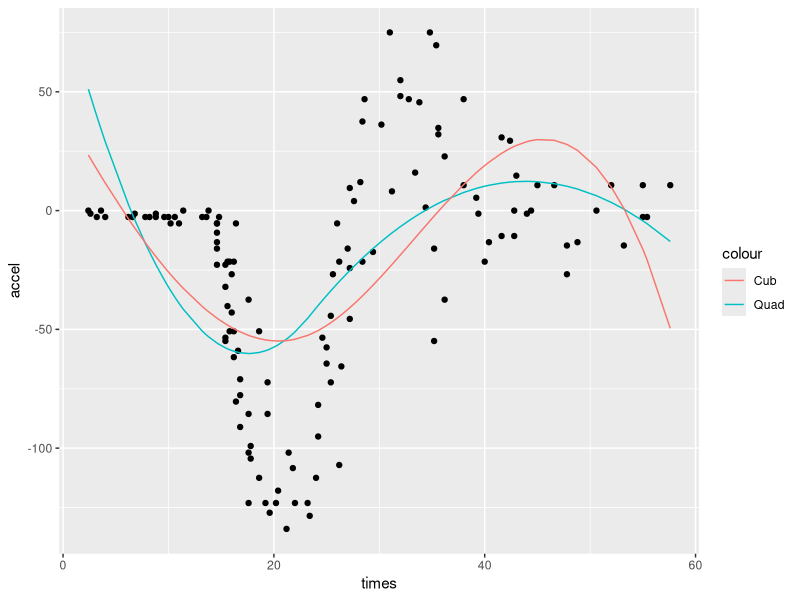
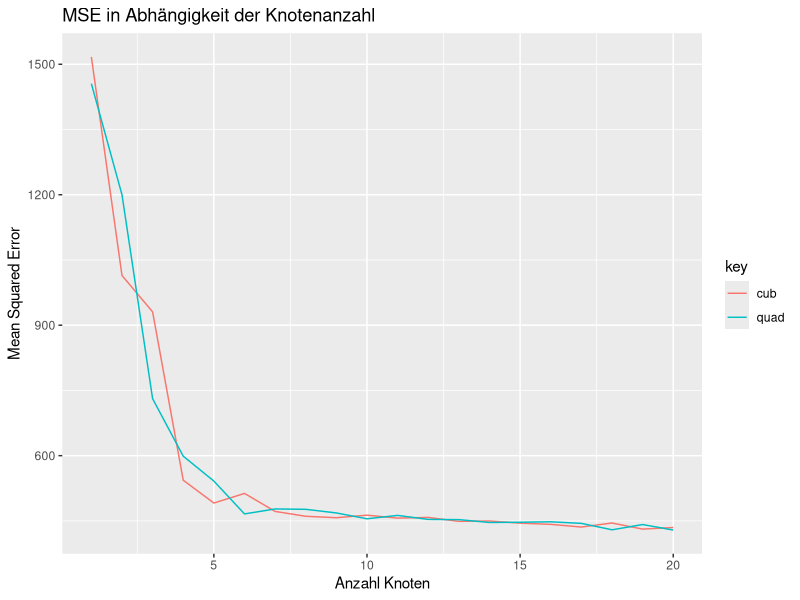
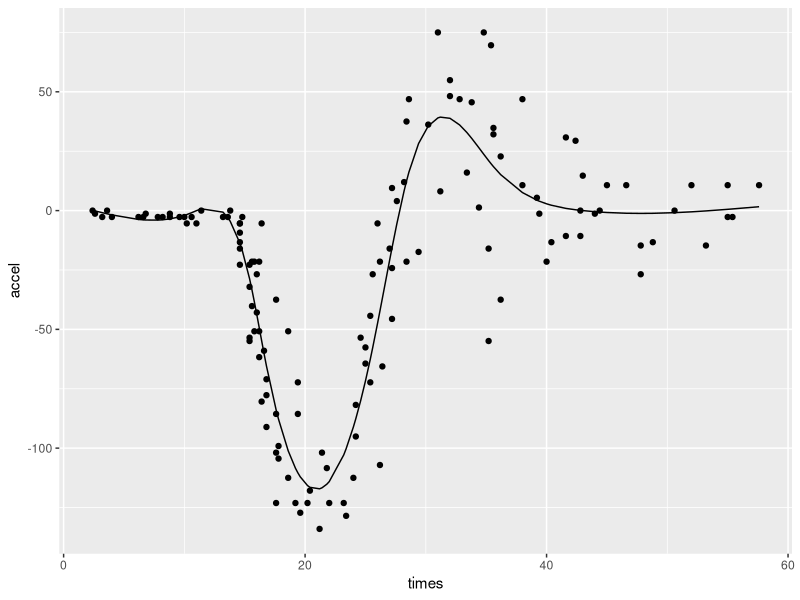
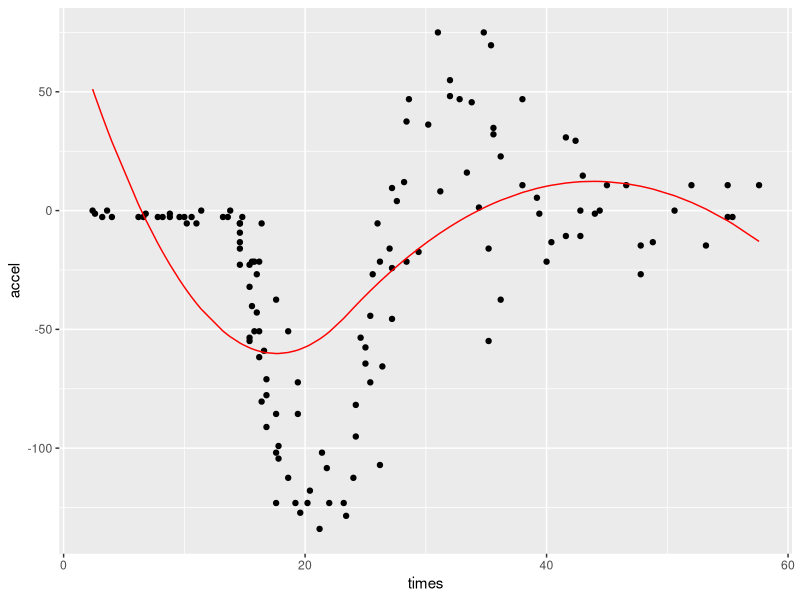
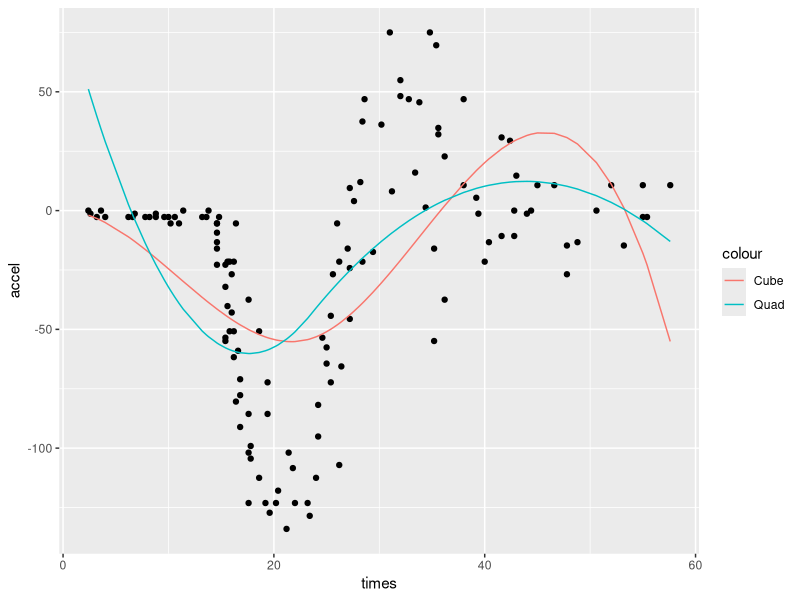

The R script that drew these images, in order:
## ---- chunk 1
knitr::opts_chunk$set(
  cache = TRUE,
  comment = "",
  echo = TRUE,
  error = TRUE,
  out.width = "100%",
  tidy = TRUE,
  tidy.opts = list(blank = FALSE, width.cutoff = 60),
  warning = FALSE,
  message = FALSE
)
## ---- chunk 2
usepackage = function(package_name) 
{
  p = deparse(substitute(package_name))
  if (!is.element(p, installed.packages()[,1]))
    install.packages(p, dep = TRUE, repos = "http://cran.us.r-project.org")
  require(p, character.only = TRUE)
}

usepackage(formatR)
usepackage(ggplot2)
usepackage(tidyr)

set.seed(42)
## ---- chunk 3
usepackage(MASS)
usepackage(splines)
## ---- chunk 4
quad = lm(accel ~ times + I(times^2) + I((times-median(times))^2*(times>median(times))), data=mcycle)
cub = lm(accel ~ times + I(times^2)+ I(times^3) + I((times-median(times))^3*(times>median(times))), data=mcycle)
summary(quad)
summary(cub)
ggplot(mcycle, aes(x=times, y=accel)) +
  geom_point() +
  geom_line(mcycle, mapping=aes(x=times, y=predict(quad), color="Quad"))+
  geom_line(mcycle, mapping=aes(x=times, y=predict(cub), color="Cub"))
  
## ---- chunk 5
compute_quantiles = function(i) {
  k = seq(0, 1, length.out=i+2)
  return (quantile(mcycle$times, probs = k[2:(length(k)-1)]))
}
k = 20
mse_quad = c()
mse_cub = c()
loocv=function(fit){
  h=lm.influence(fit)$h
  pred <- predict(fit)
  return(mean((pred-mcycle$accel)^2))
}
mse_quad = c()
mse_cub = c()
for(i in 1:k) {
  quad <- lm(mcycle$accel ~ bs(mcycle$times, degree = 2, knots = compute_quantiles(i)), data=mcycle)
  cub <- lm(mcycle$accel ~ bs(mcycle$times, degree = 3, knots = compute_quantiles(i)), data=mcycle)
  mse_quad <- append(mse_quad, loocv(quad))
  mse_cub <- append(mse_cub, loocv(cub))
}
mse <- NULL
mse$quad <- mse_quad
mse$cub <- mse_cub
mse <- as.data.frame(mse)
mse2 <- cbind(mse, seq(1:20))
names(mse2)[3] <- "index"
## ---- chunk 6
mse2
## ---- chunk 7
mse2 <- gather(mse2, key=key, value=value, -index)
ggplot(aes(x=index, y=value, col=key), data = mse2) +
  geom_line() +
  xlab("Anzahl Knoten") + 
  ylab("Mean Squared Error") +
  ggtitle("MSE in Abhängigkeit der Knotenanzahl")
## ---- chunk 8
compute_params <- function(d, K){
  return(d+K+1)
}
quad_1_params <- compute_params(2, 1)
quad_5_params <- compute_params(2, 5)
cub_1_params <- compute_params(3, 1)
cub_5_params <- compute_params(3, 5)
val = c(quad_1_params, quad_5_params, cub_1_params, cub_5_params)
key = c('quad_1', 'quad_5', 'cub_1', 'cub_5')
df = data.frame(model = key, nparams = val)
df
## ---- chunk 9
ns_reg <- lm(mcycle$accel ~ ns(mcycle$times, df = 9), data=mcycle)
ggplot(aes(x=times, y=accel), data=mcycle) +
  geom_point() +
  geom_line(aes(x=times, y=predict(ns_reg)), data=mcycle)
## ---- chunk 10
df = mcycle
x = df$times
y = df$accel
## ---- chunk 11
med = median(df$times)
knots = c(med)
## ---- chunk 12
h = function(x, knots, d, i) {
  if (i <= d + 1) {
    out = x**(i-1)
    return(out)
  } 
  else {
    out = (x - knots[i-d-1])
    out = ifelse(out < 0, 0, out)
    out = out ** d
    return(out)
  }
}
Z = function(X, knots, d) {
  h1 = h(X, knots, d, 1)
  h2 = h(X, knots, d, 2)
  h3 = h(X, knots, d, 3)
  h4 = h(X, knots, d, 4)
  v = c(h1, h2, h3, h4)
  out = matrix(
    data = v,
    nrow = length(h1),
    ncol = 4
  )
  return(out)
}
transpose = function(M) sapply(1:nrow(M), function(i) M[i,])
X = Z(x, knots, 2)
XT = transpose(X)
hatb = ginv(XT %*% X) %*% XT %*% y
f = function(x, hatb, knots, d) {
  h1 = h(x, knots, d, 1)
  h2 = h(x, knots, d, 2)
  h3 = h(x, knots, d, 3)
  h4 = h(x, knots, d, 4)
  v = c(h1, h2, h3, h4)
  out = hatb[1] * h1 + hatb[2] * h2 + hatb[3] * h3 + hatb[4] * h4
  return(out)
}
f2 = function(x) {
  return(f(x, hatb, knots, 2))
}
haty = f(x, hatb, knots, 2)
df2 = data.frame(x = x, y = haty)
## ---- chunk 13
gg = ggplot(
  data = df,
  mapping = aes(
    x = times,
    y = accel
  )
)
gg = gg + geom_point()
gg + geom_line(
  data = df2, 
  color = 'red', 
  aes(x = x, y = y)
)
## ---- chunk 14
h = function(x, knots, d, i) {
  if (i <= d + 1) {
    out = x**(i-1)
    return(out)
  } 
  else {
    out = (x - knots[i-d-1])
    out = ifelse(out < 0, 0, out)
    out = out ** d
    return(out)
  }
}
Z = function(X, knots, d) {
  h1 = h(X, knots, d, 1)
  h2 = h(X, knots, d, 2)
  h3 = h(X, knots, d, 3)
  h4 = h(X, knots, d, 4)
  h5 = h(X, knots, d, 5)
  v = c(h1, h2, h3, h4, h5)
  out = matrix(
    data = v,
    nrow = length(h1),
    ncol = 5
  )
  return(out)
}
transpose = function(M) sapply(1:nrow(M), function(i) M[i,])
X = Z(x, knots, 3)
XT = transpose(X)
hatb = ginv(XT %*% X) %*% XT %*% y
f = function(x, hatb, knots, d) {
  h1 = h(x, knots, d, 1)
  h2 = h(x, knots, d, 2)
  h3 = h(x, knots, d, 3)
  h4 = h(x, knots, d, 4)
  h5 = h(x, knots, d, 5)
  v = c(h1, h2, h3, h4, h5)
  out = hatb[1] * h1 + hatb[2] * h2 + hatb[3] * h3 + hatb[4] * h4 + hatb[5] * h5
  return(out)
}
f3 = function(x) {
  return(f(x, hatb, knots, 3))
}
haty = f(x, hatb, knots, 3)
df3 = data.frame(x = x, y = haty)
## ---- chunk 15
gg = ggplot(
  data = df,
  mapping = aes(
    x = times,
    y = accel
  )
)
gg = gg + geom_point()
gg + geom_line(
  data = df3,
  aes(x = x, y = y, color = "Cube")
) + geom_line(
  data = df2,
  aes(x = x, y = y, color = "Quad")
)
